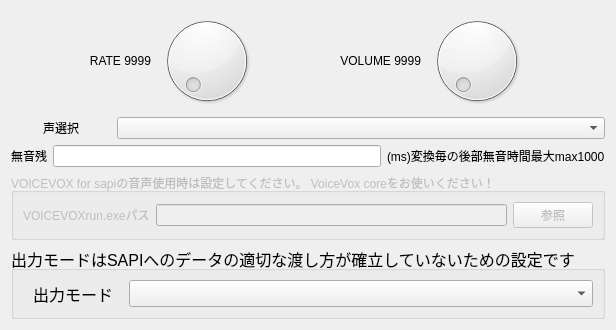
         <widget class="QWidget" name="tab_2">
          <attribute name="title">
           <string>Sapi5.4</string>
          </attribute>
          <layout class="QVBoxLayout" name="verticalLayout">
           <item>
            <layout class="QHBoxLayout" name="horizontalLayout_9">
             <item>
              <spacer name="horizontalSpacer_8">
               <property name="orientation">
                <enum>Qt::Horizontal</enum>
               </property>
               <property name="sizeHint" stdset="0">
                <size>
                 <width>40</width>
                 <height>20</height>
                </size>
               </property>
              </spacer>
             </item>
             <item>
              <widget class="QLabel" name="sapiRateLabel">
               <property name="text">
                <string>RATE 9999</string>
               </property>
               <property name="alignment">
                <set>Qt::AlignRight|Qt::AlignTrailing|Qt::AlignVCenter</set>
               </property>
              </widget>
             </item>
             <item>
              <widget class="extDial" name="sapiRateDial"/>
             </item>
             <item>
              <spacer name="horizontalSpacer_4">
               <property name="orientation">
                <enum>Qt::Horizontal</enum>
               </property>
               <property name="sizeHint" stdset="0">
                <size>
                 <width>40</width>
                 <height>20</height>
                </size>
               </property>
              </spacer>
             </item>
             <item>
              <widget class="QLabel" name="sapiVolumeLabel">
               <property name="text">
                <string>VOLUME 9999</string>
               </property>
               <property name="alignment">
                <set>Qt::AlignRight|Qt::AlignTrailing|Qt::AlignVCenter</set>
               </property>
              </widget>
             </item>
             <item>
              <widget class="extDial" name="sapiVolumeDial"/>
             </item>
             <item>
              <spacer name="horizontalSpacer_5">
               <property name="orientation">
                <enum>Qt::Horizontal</enum>
               </property>
               <property name="sizeHint" stdset="0">
                <size>
                 <width>40</width>
                 <height>20</height>
                </size>
               </property>
              </spacer>
             </item>
            </layout>
           </item>
           <item>
            <layout class="QHBoxLayout" name="horizontalLayout_10">
             <item>
              <widget class="QLabel" name="label_11">
               <property name="maximumSize">
                <size>
                 <width>100</width>
                 <height>16777215</height>
                </size>
               </property>
               <property name="layoutDirection">
                <enum>Qt::LeftToRight</enum>
               </property>
               <property name="text">
                <string>声選択</string>
               </property>
               <property name="alignment">
                <set>Qt::AlignCenter</set>
               </property>
              </widget>
             </item>
             <item>
              <widget class="QComboBox" name="sapiVoiceSelCmbbox"/>
             </item>
            </layout>
           </item>
           <item>
            <layout class="QHBoxLayout" name="horizontalLayout_11">
             <item>
              <widget class="QLabel" name="label_12">
               <property name="text">
                <string>無音残</string>
               </property>
              </widget>
             </item>
             <item>
              <widget class="QLineEdit" name="sapiMuonZan"/>
             </item>
             <item>
              <widget class="QLabel" name="label_13">
               <property name="text">
                <string>(ms)変換毎の後部無音時間最大max1000</string>
               </property>
              </widget>
             </item>
            </layout>
           </item>
           <item>
            <layout class="QHBoxLayout" name="horizontalLayout_12">
             <item>
              <widget class="QGroupBox" name="groupBox">
               <property name="enabled">
                <bool>false</bool>
               </property>
               <property name="title">
                <string>VOICEVOX for sapiの音声使用時は設定してください。 VoiceVox coreをお使いください！</string>
               </property>
               <layout class="QHBoxLayout" name="horizontalLayout_21">
                <item>
                 <layout class="QHBoxLayout" name="horizontalLayout_13">
                  <item>
                   <widget class="QLabel" name="label_14">
                    <property name="enabled">
                     <bool>false</bool>
                    </property>
                    <property name="text">
                     <string>VOICEVOXrun.exeパス</string>
                    </property>
                   </widget>
                  </item>
                  <item>
                   <widget class="QLineEdit" name="sapiVoiceVox4sapiPathEdit">
                    <property name="enabled">
                     <bool>false</bool>
                    </property>
                   </widget>
                  </item>
                  <item>
                   <widget class="QPushButton" name="sapiVoicevox4sapiRefButton">
                    <property name="enabled">
                     <bool>false</bool>
                    </property>
                    <property name="text">
                     <string>参照</string>
                    </property>
                   </widget>
                  </item>
                 </layout>
                </item>
               </layout>
              </widget>
             </item>
            </layout>
           </item>
           <item>
            <layout class="QHBoxLayout" name="horizontalLayout_14">
             <item>
              <widget class="QGroupBox" name="groupBox_2">
               <property name="font">
                <font>
                 <pointsize>12</pointsize>
                </font>
               </property>
               <property name="title">
                <string>出力モードはSAPIへのデータの適切な渡し方が確立していないための設定です</string>
               </property>
               <layout class="QHBoxLayout" name="horizontalLayout_22">
                <item>
                 <layout class="QHBoxLayout" name="horizontalLayout_15">
                  <item>
                   <widget class="QLabel" name="label_15">
                    <property name="maximumSize">
                     <size>
                      <width>100</width>
                      <height>16777215</height>
                     </size>
                    </property>
                    <property name="text">
                     <string>出力モード</string>
                    </property>
                    <property name="alignment">
                     <set>Qt::AlignCenter</set>
                    </property>
                   </widget>
                  </item>
                  <item>
                   <widget class="QComboBox" name="sapiOutputModeSelCmbbox"/>
                  </item>
                 </layout>
                </item>
               </layout>
              </widget>
             </item>
            </layout>
           </item>
          </layout>
         </widget>
